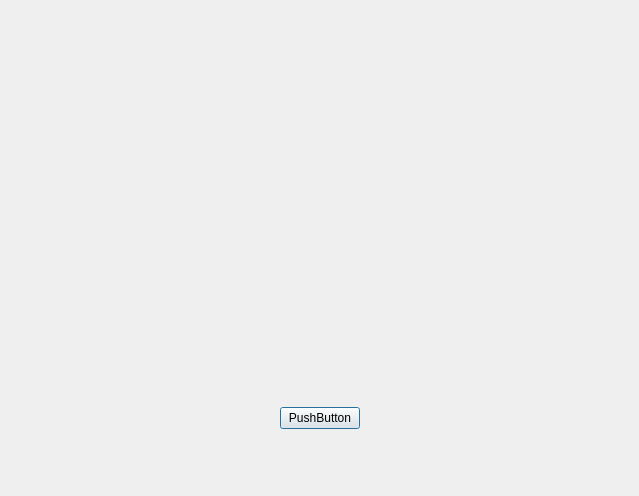
<?xml version="1.0" encoding="UTF-8"?>
<ui version="4.0">
 <class>Dialog</class>
 <widget class="QDialog" name="Dialog">
  <property name="geometry">
   <rect>
    <x>0</x>
    <y>0</y>
    <width>639</width>
    <height>496</height>
   </rect>
  </property>
  <property name="windowTitle">
   <string>Dialog</string>
  </property>
  <layout class="QVBoxLayout" name="verticalLayout">
   <item>
    <spacer name="verticalSpacer_2">
     <property name="orientation">
      <enum>Qt::Vertical</enum>
     </property>
     <property name="sizeHint" stdset="0">
      <size>
       <width>20</width>
       <height>40</height>
      </size>
     </property>
    </spacer>
   </item>
   <item>
    <spacer name="verticalSpacer_8">
     <property name="orientation">
      <enum>Qt::Vertical</enum>
     </property>
     <property name="sizeHint" stdset="0">
      <size>
       <width>20</width>
       <height>40</height>
      </size>
     </property>
    </spacer>
   </item>
   <item>
    <spacer name="verticalSpacer_7">
     <property name="orientation">
      <enum>Qt::Vertical</enum>
     </property>
     <property name="sizeHint" stdset="0">
      <size>
       <width>20</width>
       <height>40</height>
      </size>
     </property>
    </spacer>
   </item>
   <item>
    <spacer name="verticalSpacer_6">
     <property name="orientation">
      <enum>Qt::Vertical</enum>
     </property>
     <property name="sizeHint" stdset="0">
      <size>
       <width>20</width>
       <height>40</height>
      </size>
     </property>
    </spacer>
   </item>
   <item>
    <spacer name="verticalSpacer_5">
     <property name="orientation">
      <enum>Qt::Vertical</enum>
     </property>
     <property name="sizeHint" stdset="0">
      <size>
       <width>20</width>
       <height>40</height>
      </size>
     </property>
    </spacer>
   </item>
   <item>
    <spacer name="verticalSpacer_4">
     <property name="orientation">
      <enum>Qt::Vertical</enum>
     </property>
     <property name="sizeHint" stdset="0">
      <size>
       <width>20</width>
       <height>40</height>
      </size>
     </property>
    </spacer>
   </item>
   <item>
    <spacer name="verticalSpacer_3">
     <property name="orientation">
      <enum>Qt::Vertical</enum>
     </property>
     <property name="sizeHint" stdset="0">
      <size>
       <width>20</width>
       <height>40</height>
      </size>
     </property>
    </spacer>
   </item>
   <item>
    <layout class="QHBoxLayout" name="horizontalLayout">
     <item>
      <spacer name="horizontalSpacer">
       <property name="orientation">
        <enum>Qt::Horizontal</enum>
       </property>
       <property name="sizeHint" stdset="0">
        <size>
         <width>40</width>
         <height>20</height>
        </size>
       </property>
      </spacer>
     </item>
     <item>
      <widget class="QPushButton" name="pushButton">
       <property name="text">
        <string>PushButton</string>
       </property>
      </widget>
     </item>
     <item>
      <spacer name="horizontalSpacer_2">
       <property name="orientation">
        <enum>Qt::Horizontal</enum>
       </property>
       <property name="sizeHint" stdset="0">
        <size>
         <width>40</width>
         <height>20</height>
        </size>
       </property>
      </spacer>
     </item>
    </layout>
   </item>
   <item>
    <spacer name="verticalSpacer">
     <property name="orientation">
      <enum>Qt::Vertical</enum>
     </property>
     <property name="sizeHint" stdset="0">
      <size>
       <width>20</width>
       <height>40</height>
      </size>
     </property>
    </spacer>
   </item>
  </layout>
 </widget>
 <resources/>
 <connections/>
</ui>
